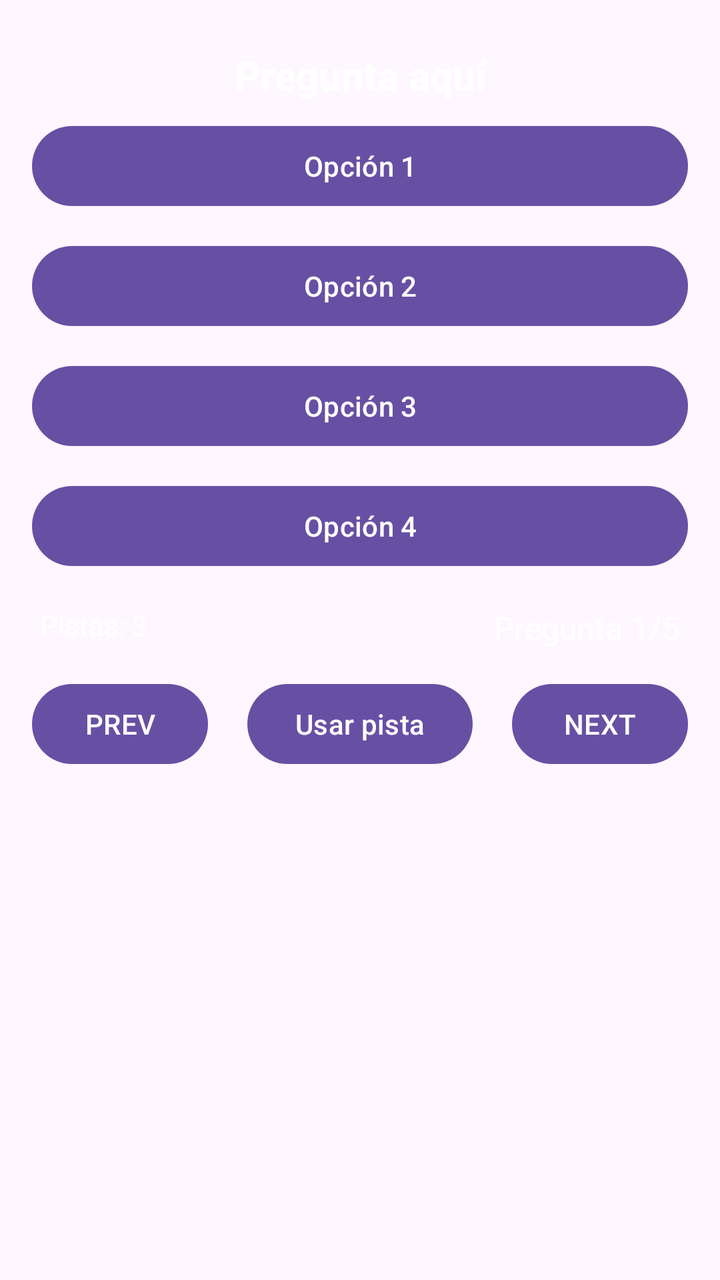
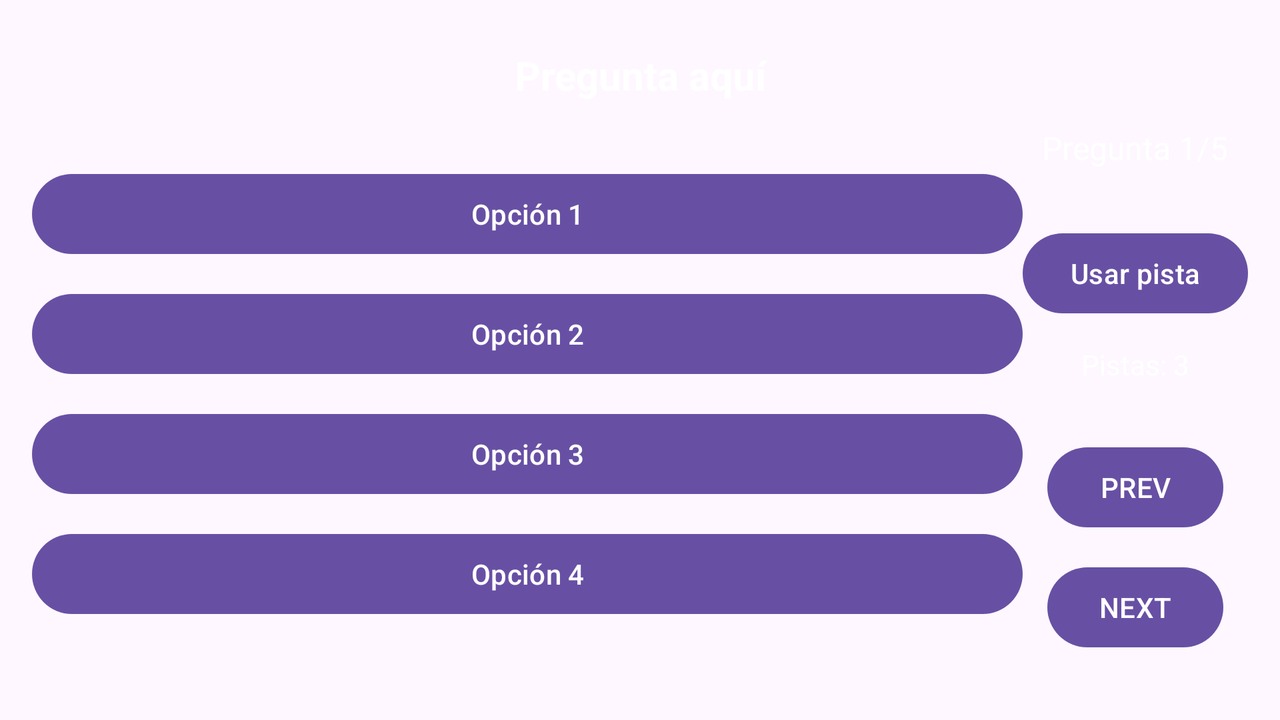

An Android layout and its configuration variant, each rendered on a device that would load it. The default file and the variant file are quoted in full after the pictures.
<!-- AndroidManifest.xml: activity theme Theme.Quizz_app_basic -->
<!-- res/layout/activity_game.xml -->
<?xml version="1.0" encoding="utf-8"?>
<androidx.constraintlayout.widget.ConstraintLayout
    xmlns:android="http://schemas.android.com/apk/res/android"
    xmlns:app="http://schemas.android.com/apk/res-auto"
    xmlns:tools="http://schemas.android.com/tools"
    android:id="@+id/main"
    android:layout_width="match_parent"
    android:layout_height="match_parent"
    tools:context=".ui.GameActivity"
    android:padding="16dp">

    <ImageView
        android:id="@+id/background_image"
        android:layout_width="match_parent"
        android:layout_height="match_parent"
        android:scaleType="centerCrop"
        android:src="@drawable/fondo_default"
        app:layout_constraintEnd_toEndOf="parent" />

    <TextView
        android:id="@+id/tvQuestion"
        android:layout_width="0dp"
        android:layout_height="wrap_content"
        android:text="Pregunta aquí"
        android:textSize="20sp"
        android:textStyle="bold"
        android:gravity="center"
        android:textColor="@android:color/white"
        android:background="@drawable/rounded_black_bg"
        android:padding="8dp"
        app:layout_constraintTop_toTopOf="parent"
        app:layout_constraintBottom_toTopOf="@+id/btnOption1"
        app:layout_constraintStart_toStartOf="parent"
        app:layout_constraintEnd_toEndOf="parent"
        android:layout_marginBottom="24dp"/>

    <Button
        android:id="@+id/btnOption1"
        android:layout_width="0dp"
        android:layout_height="wrap_content"
        android:text="Opción 1"
        app:layout_constraintTop_toBottomOf="@id/tvQuestion"
        app:layout_constraintStart_toStartOf="parent"
        app:layout_constraintEnd_toEndOf="parent"/>

    <Button
        android:id="@+id/btnOption2"
        android:layout_width="0dp"
        android:layout_height="wrap_content"
        android:text="Opción 2"
        app:layout_constraintTop_toBottomOf="@id/btnOption1"
        app:layout_constraintStart_toStartOf="parent"
        app:layout_constraintEnd_toEndOf="parent"
        android:layout_marginTop="12dp"/>

    <Button
        android:id="@+id/btnOption3"
        android:layout_width="0dp"
        android:layout_height="wrap_content"
        android:text="Opción 3"
        app:layout_constraintTop_toBottomOf="@id/btnOption2"
        app:layout_constraintStart_toStartOf="parent"
        app:layout_constraintEnd_toEndOf="parent"
        android:layout_marginTop="12dp"/>

    <Button
        android:id="@+id/btnOption4"
        android:layout_width="0dp"
        android:layout_height="wrap_content"
        android:text="Opción 4"
        app:layout_constraintTop_toBottomOf="@id/btnOption3"
        app:layout_constraintStart_toStartOf="parent"
        app:layout_constraintEnd_toEndOf="parent"
        android:layout_marginTop="12dp"/>

    <TextView
        android:id="@+id/tvCounter"
        android:layout_width="wrap_content"
        android:layout_height="wrap_content"
        android:text="Pregunta 1/5"
        android:textSize="16sp"
        android:textColor="@android:color/white"
        android:background="@drawable/rounded_black_bg"
        android:padding="4dp"
        app:layout_constraintEnd_toEndOf="parent"
        app:layout_constraintTop_toBottomOf="@id/btnOption4"
        android:layout_marginTop="12dp"/>

    <TextView
        android:id="@+id/tvHintUsed"
        android:layout_width="wrap_content"
        android:layout_height="wrap_content"
        android:text="Respondida con pista"
        android:textColor="@android:color/holo_orange_light"
        android:background="@drawable/rounded_black_bg"
        android:padding="4dp"
        android:textStyle="bold"
        android:visibility="gone"
        android:layout_marginTop="4dp"
        app:layout_constraintTop_toBottomOf="@id/tvCounter"
        app:layout_constraintStart_toStartOf="parent"
        app:layout_constraintEnd_toEndOf="parent"/>

    <Button
        android:id="@+id/btnNext"
        android:layout_width="wrap_content"
        android:layout_height="wrap_content"
        android:text="NEXT"
        app:layout_constraintTop_toBottomOf="@id/tvHints"
        app:layout_constraintEnd_toEndOf="parent"
        android:layout_marginTop="12dp"/>

    <Button
        android:id="@+id/btnPrev"
        android:layout_width="wrap_content"
        android:layout_height="wrap_content"
        android:text="PREV"
        app:layout_constraintTop_toBottomOf="@id/tvHints"
        app:layout_constraintStart_toStartOf="parent"
        android:layout_marginTop="12dp"/>

    <Button
        android:id="@+id/btnHint"
        android:layout_width="wrap_content"
        android:layout_height="wrap_content"
        android:text="Usar pista"
        app:layout_constraintTop_toBottomOf="@id/tvHints"
        app:layout_constraintStart_toStartOf="parent"
        app:layout_constraintEnd_toEndOf="parent"
        android:layout_marginTop="12dp"/>

    <TextView
        android:id="@+id/tvHints"
        android:layout_width="wrap_content"
        android:layout_height="wrap_content"
        android:text="Pistas: 3"
        android:textColor="@android:color/white"
        android:background="@drawable/rounded_black_bg"
        android:padding="4dp"
        app:layout_constraintTop_toBottomOf="@id/btnOption4"
        app:layout_constraintStart_toStartOf="parent"
        android:layout_marginTop="12dp"/>

</androidx.constraintlayout.widget.ConstraintLayout>
<!-- resources referenced by this layout -->
<resources>
  <style name="Theme.Quizz_app_basic" parent="Base.Theme.Quizz_app_basic" />
  <style name="Base.Theme.Quizz_app_basic" parent="Theme.Material3.DayNight.NoActionBar">
          
      </style>
</resources>
<!-- res/layout-land/activity_game.xml (the repository's variant of the layout above) -->
<!-- drawn on the phone turned sideways -->
<?xml version="1.0" encoding="utf-8"?>
<androidx.constraintlayout.widget.ConstraintLayout
    xmlns:android="http://schemas.android.com/apk/res/android"
    xmlns:app="http://schemas.android.com/apk/res-auto"
    xmlns:tools="http://schemas.android.com/tools"
    android:id="@+id/main"
    android:layout_width="match_parent"
    android:layout_height="match_parent"
    tools:context=".ui.GameActivity"
    android:padding="16dp">

    <ImageView
        android:id="@+id/background_image"
        android:layout_width="match_parent"
        android:layout_height="match_parent"
        android:scaleType="centerCrop"
        android:src="@drawable/fondo_default"
        app:layout_constraintBottom_toBottomOf="parent"
        app:layout_constraintEnd_toEndOf="parent"
        app:layout_constraintStart_toStartOf="parent"
        app:layout_constraintTop_toTopOf="parent" />

    
    <TextView
        android:id="@+id/tvQuestion"
        android:layout_width="0dp"
        android:layout_height="wrap_content"
        android:text="Pregunta aquí"
        android:textSize="20sp"
        android:textStyle="bold"
        android:gravity="center"
        android:textColor="@android:color/white"
        android:background="@drawable/rounded_black_bg"
        android:padding="8dp"
        app:layout_constraintTop_toTopOf="parent"
        app:layout_constraintStart_toStartOf="parent"
        app:layout_constraintEnd_toEndOf="parent"/>

    
    <LinearLayout
        android:id="@+id/optionsContainer"
        android:layout_width="0dp"
        android:layout_height="0dp"
        android:orientation="vertical"
        android:layout_marginTop="24dp"
        app:layout_constraintTop_toBottomOf="@id/tvQuestion"
        app:layout_constraintStart_toStartOf="parent"
        app:layout_constraintEnd_toStartOf="@id/sidePanel"
        app:layout_constraintBottom_toBottomOf="parent"
        app:layout_constraintHorizontal_weight="2">

        <Button
            android:id="@+id/btnOption1"
            android:layout_width="match_parent"
            android:layout_height="wrap_content"
            android:text="Opción 1"/>

        <Button
            android:id="@+id/btnOption2"
            android:layout_width="match_parent"
            android:layout_height="wrap_content"
            android:text="Opción 2"
            android:layout_marginTop="12dp"/>

        <Button
            android:id="@+id/btnOption3"
            android:layout_width="match_parent"
            android:layout_height="wrap_content"
            android:text="Opción 3"
            android:layout_marginTop="12dp"/>

        <Button
            android:id="@+id/btnOption4"
            android:layout_width="match_parent"
            android:layout_height="wrap_content"
            android:text="Opción 4"
            android:layout_marginTop="12dp"/>

    </LinearLayout>

    
    <LinearLayout
        android:id="@+id/sidePanel"
        android:layout_width="wrap_content"
        android:layout_height="0dp"
        android:orientation="vertical"
        android:gravity="center_horizontal"
        android:layout_marginStart="16dp"
        app:layout_constraintTop_toBottomOf="@id/tvQuestion"
        app:layout_constraintEnd_toEndOf="parent"
        app:layout_constraintBottom_toBottomOf="parent">

        <TextView
            android:id="@+id/tvCounter"
            android:layout_width="wrap_content"
            android:layout_height="wrap_content"
            android:text="Pregunta 1/5"
            android:textSize="16sp"
            android:textColor="@android:color/white"
            android:background="@drawable/rounded_black_bg"
            android:padding="4dp"/>

        <TextView
            android:id="@+id/tvHintUsed"
            android:layout_width="wrap_content"
            android:layout_height="wrap_content"
            android:text="Respondida con pista"
            android:textColor="@android:color/holo_orange_light"
            android:background="@drawable/rounded_black_bg"
            android:padding="4dp"
            android:textStyle="bold"
            android:visibility="gone"
            android:layout_marginTop="4dp"/>

        <Button
            android:id="@+id/btnHint"
            android:layout_width="wrap_content"
            android:layout_height="wrap_content"
            android:text="Usar pista"
            android:layout_marginTop="24dp"/>

        <TextView
            android:id="@+id/tvHints"
            android:layout_width="wrap_content"
            android:layout_height="wrap_content"
            android:text="Pistas: 3"
            android:textColor="@android:color/white"
            android:background="@drawable/rounded_black_bg"
            android:padding="4dp"
            android:layout_marginTop="8dp"/>

        <Button
            android:id="@+id/btnPrev"
            android:layout_width="wrap_content"
            android:layout_height="wrap_content"
            android:text="PREV"
            android:layout_marginTop="24dp"/>

        <Button
            android:id="@+id/btnNext"
            android:layout_width="wrap_content"
            android:layout_height="wrap_content"
            android:text="NEXT"
            android:layout_marginTop="12dp"/>

    </LinearLayout>

</androidx.constraintlayout.widget.ConstraintLayout>
